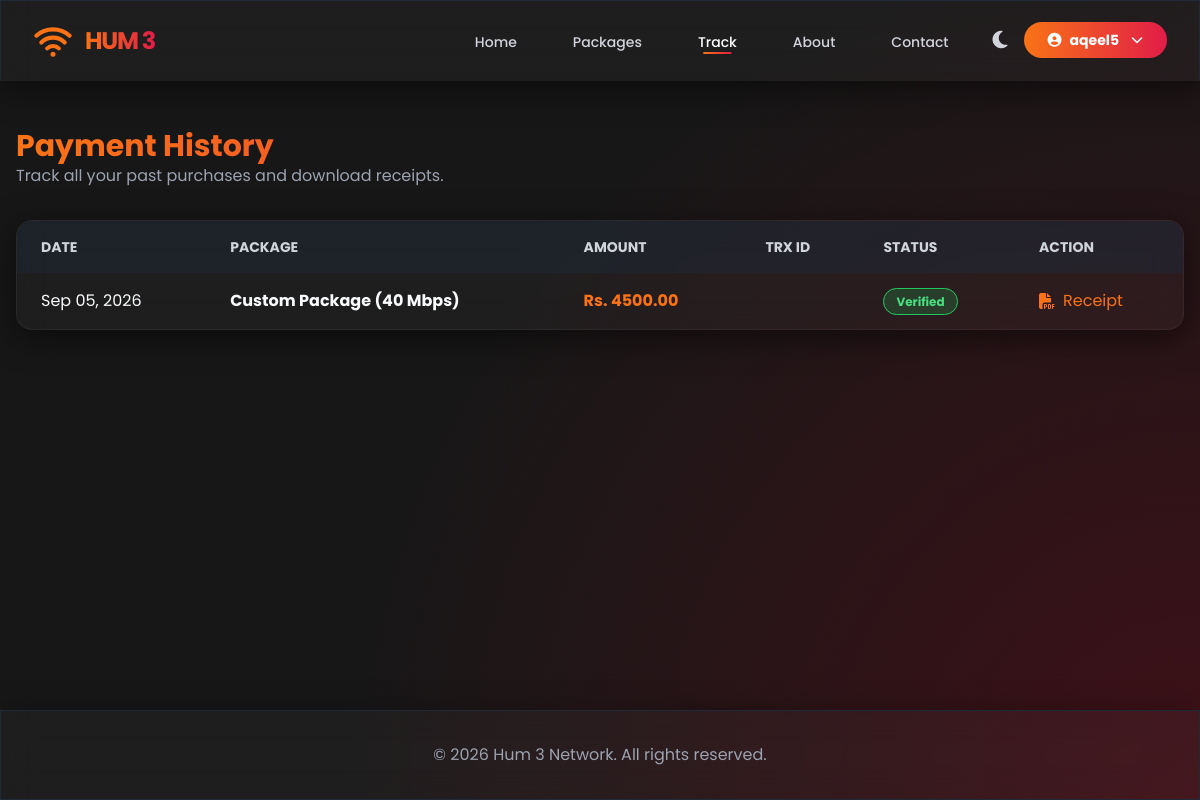
Page /billing/track/ (signed in) on the committed database.
### billing/models.py (models this page shows, shortened)
class Payment(models.Model):
    STATUS_CHOICES = [
        ('Pending', 'Pending Verification'),
        ('Verified', 'Verified'),
        ('Rejected', 'Rejected'),
    ]
    subscription = models.ForeignKey(Subscription, on_delete=models.CASCADE)
    amount = models.DecimalField(max_digits=10, decimal_places=2)
    gateway = models.CharField(max_length=50, default='EasyPaisa')
    outstanding_balance_paid = models.DecimalField(max_digits=10, decimal_places=2, default=0.00)
    transaction_id = models.CharField(max_length=100, blank=True, null=True)
    receipt_image = models.ImageField(upload_to='receipts/', blank=True, null=True)
    status = models.CharField(max_length=20, choices=STATUS_CHOICES, default='Pending')
    created_at = models.DateTimeField(auto_now_add=True)

class Subscription(models.Model):
    user = models.ForeignKey(User, on_delete=models.CASCADE)
    package = models.ForeignKey(Package, on_delete=models.CASCADE)
    start_date = models.DateField(default=date.today)
    expiry_date = models.DateField()
    active = models.BooleanField(default=False)

class Package(models.Model):
    name = models.CharField(max_length=100)
    speed_mbps = models.IntegerField()
    price = models.DecimalField(max_digits=10, decimal_places=2)
    active = models.BooleanField(default=True)

### billing/views.py (the view)
# urls.py: path('track/', views.track, name='track'),
@login_required
def track(request):
    payments_list = Payment.objects.filter(subscription__user=request.user).order_by('-created_at')
    return render(request, 'billing/track.html', {'payments': payments_list})

### templates/billing/track.html
{% extends 'base.html' %}
{% block content %}
<div class="max-w-7xl mx-auto px-4 py-12 relative z-10">
    <div class="mb-8">
        <h2 class="text-2xl md:text-3xl font-bold gradient-text">Payment History</h2>
        <p class="text-gray-400">Track all your past purchases and download receipts.</p>
    </div>
    <div class="glass-panel rounded-2xl overflow-hidden">
        <div class="overflow-x-auto">
            <table class="w-full text-left border-collapse">
                <thead>
                    <tr class="bg-gray-800/50 text-gray-300 text-sm uppercase">
                        <th class="px-6 py-4">Date</th>
                        <th class="px-6 py-4">Package</th>
                        <th class="px-6 py-4">Amount</th>
                        <th class="px-6 py-4">TRX ID</th>
                        <th class="px-6 py-4">Status</th>
                        <th class="px-6 py-4">Action</th>
                    </tr>
                </thead>
                <tbody class="divide-y divide-gray-700">
                    {% for payment in payments %}
                    <tr class="hover:bg-white/5 transition">
                        <td class="px-6 py-4 whitespace-nowrap">{{ payment.created_at|date:"M d, Y" }}</td>
                        <td class="px-6 py-4 font-bold">{{ payment.subscription.package.name }}</td>
                        <td class="px-6 py-4 text-primary font-bold">Rs. {{ payment.amount }}</td>
                        <td class="px-6 py-4 font-mono text-sm text-gray-400">{{ payment.transaction_id }}</td>
                        <td class="px-6 py-4">
                            {% if payment.status == 'Verified' %}
                                <span class="bg-green-500/20 text-green-400 px-3 py-1 rounded-full text-xs font-bold border border-green-500">Verified</span>
                            {% elif payment.status == 'Rejected' %}
                                <span class="bg-red-500/20 text-red-400 px-3 py-1 rounded-full text-xs font-bold border border-red-500">Rejected</span>
                            {% else %}
                                <span class="bg-yellow-500/20 text-yellow-400 px-3 py-1 rounded-full text-xs font-bold border border-yellow-500">Pending</span>
                            {% endif %}
                        </td>
                        <td class="px-6 py-4">
                            {% if payment.status == 'Verified' %}
                            <a href="{% url 'download_receipt' payment.id %}" class="text-primary hover:text-white transition flex items-center gap-2">
                                <i class="fas fa-file-pdf"></i> Receipt
                            </a>
                            {% else %}
                            <span class="text-gray-500">-</span>
                            {% endif %}
                        </td>
                    </tr>
                    {% empty %}
                    <tr>
                        <td colspan="6" class="px-6 py-10 text-center text-gray-400">No payment history found.</td>
                    </tr>
                    {% endfor %}
                </tbody>
            </table>
        </div>
    </div>
</div>
{% endblock %}

### templates/base.html (shortened to what this page needs)
<!DOCTYPE html>
<html lang="en" class="dark">
<head>
    <script src="https://cdn.tailwindcss.com"></script>
    <link rel="stylesheet" href="https://cdnjs.cloudflare.com/ajax/libs/font-awesome/6.4.0/css/all.min.css">
</head>
<body class="antialiased selection:bg-primary selection:text-white flex flex-col min-h-screen"
      x-data="{ lightMode: localStorage.getItem('theme') === 'light' }"
      x-init="$watch('lightMode', val => {
          localStorage.setItem('theme', val ? 'light' : 'dark');
          if(val) document.documentElement.classList.add('light-theme');
          else document.documentElement.classList.remove('light-theme');
      });
      if(lightMode) document.documentElement.classList.add('light-theme');">
    <div class="particles" id="particles"></div>
    <nav class="fixed w-full z-50 glass-panel border-b-0 border-b border-gray-800" x-data="{ mobileMenuOpen: false }">
        <div class="max-w-7xl mx-auto px-4 sm:px-6 lg:px-8">
            <div class="flex items-center justify-between h-20">
                <div class="flex items-center">
                    <a href="{% url 'home' %}" class="flex items-center gap-3 group">
                        <span class="text-2xl font-bold tracking-tighter gradient-text">HUM 3</span>
                    </a>
                </div>
                <div class="hidden md:block">
                    <div class="ml-10 flex items-baseline space-x-8">
                        <a href="{% url 'home' %}" class="nav-link text-gray-300 hover:text-white px-3 py-2 rounded-md text-sm font-medium transition-colors ">Home</a>
                        <a href="{% url 'packages' %}" class="nav-link text-gray-300 hover:text-white px-3 py-2 rounded-md text-sm font-medium transition-colors ">Packages</a>
                        <a href="{% url 'track' %}" class="nav-link text-gray-300 hover:text-white px-3 py-2 rounded-md text-sm font-medium transition-colors {% if request.resolver_match.url_name == 'track' %}active text-white{% endif %}">Track</a>
                        <a href="{% url 'about' %}" class="nav-link text-gray-300 hover:text-white px-3 py-2 rounded-md text-sm font-medium transition-colors ">About</a>
                        <a href="{% url 'contact' %}" class="nav-link text-gray-300 hover:text-white px-3 py-2 rounded-md text-sm font-medium transition-colors ">Contact</a>
                        <div class="flex items-center gap-4">
                            <button @click="lightMode = !lightMode" class="text-gray-300 hover:text-white transition focus:outline-none" title="Toggle Light/Dark Mode">
                                <i class="fas fa-moon text-xl" x-show="!lightMode"></i>
                            </button>
                            {% if user.is_authenticated %}
                            <div class="relative" x-data="{ open: false }" @click.away="open = false">
                                <button @click="open = !open" class="bg-gradient-to-r from-primary to-secondary text-white px-6 py-2 rounded-full text-sm font-bold btn-glow flex items-center gap-2">
                                    <i class="fas fa-user-circle"></i> {{ user.username }} <i class="fas fa-chevron-down ml-1 text-xs"></i>
                                </button>
                            </div>
                        {% else %}
                            <a href="{% url 'account_login' %}" class="bg-gradient-to-r from-primary to-secondary text-white px-6 py-2 rounded-full text-sm font-bold btn-glow flex items-center gap-2">
                                <i class="fas fa-sign-in-alt"></i> Login
                            </a>
                        {% endif %}
                        </div>
                    </div>
                </div>
            </div>
        </div>
    </nav>
    <main class="flex-grow pt-20">
        {% block content %}
        {% endblock content %}
    </main>
    <footer class="glass-panel mt-20 border-t border-gray-800 py-8">
        <div class="max-w-7xl mx-auto px-4 sm:px-6 lg:px-8 text-center text-gray-400">
            <p>&copy; 2026 Hum 3 Network. All rights reserved.</p>
        </div>
    </footer>
</body>
</html>

### templates/base.html (style rules this page uses)
body { font-family: 'Poppins', sans-serif; background-color: #171717; color: #f8fafc; overflow-x: hidden; }
.glass-panel { background: rgba(255, 255, 255, 0.03); backdrop-filter: blur(16px); -webkit-backdrop-filter: blur(16px); border: 1px solid rgba(255, 255, 255, 0.05); box-shadow: 0 8px 32px 0 rgba(0, 0, 0, 0.5); }
.gradient-text { background: linear-gradient(90deg, #f97316, #e11d48); -webkit-background-clip: text; -webkit-text-fill-color: transparent; background-clip: text; }
.particles { position: fixed; top: 0; left: 0; width: 100vw; height: 100vh; z-index: -1; overflow: hidden; background: radial-gradient(circle at center, #3f1118 0%, #171717 60%); background-size: 200% 200%; animation: bgShift 15s ease infinite; }
.nav-link { position: relative; }
.nav-link::after { content: ''; position: absolute; width: 0; height: 2px; bottom: 6px; left: 50%; transform: translateX(-50%); background: linear-gradient(90deg, #f97316, #e11d48); transition: width 0.3s ease; }
.nav-link.active::after { width: calc((100% - 1.5rem) * 0.7); }
.btn-glow { transition: all 0.3s ease; }

### rows in the picture
Payment: created_at "Sep 05, 2026", subscription.package.name "Custom Package (40 Mbps)", amount "4500.00", status "Verified"

### other values in the picture
{{ user.username }} "aqeel5"
